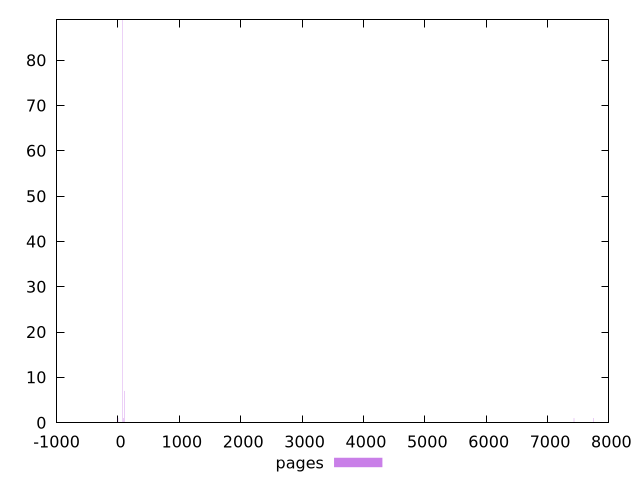

The script that saved this image:
$_pages <<EOF
7431.8259927079835 1
75.50476335116964 89
107.86394764452807 7
0 1
91.68435549784886 1
7744.631440877115 1
EOF
set key outside below
set terminal pngcairo
set output "report_00005_2020-11-02T22-26-11.212Z/server-response-time/pages//raw_hist.png"
set yrange [0:89]
set boxwidth 5.393197382226403
set style fill transparent solid 0.5 noborder
plot $_pages title "pages" with boxes ,
